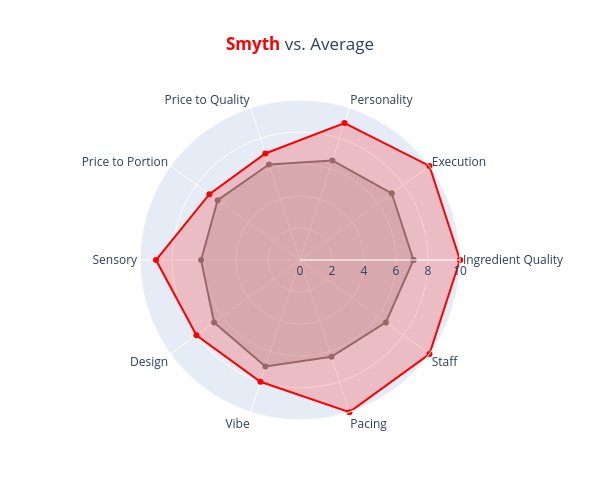

Notebook code cell kept with this figure:
### Markdown cell above
## Review vs City Avg Spider

### Code cell
# calculate the overall average scores across all restaurants
overall_avg = score_df[cat_score_cols].mean()

# setup variables to close the polygons
categories = overall_avg.index.tolist()
categories.append(categories[0])
overall_avg_vals = overall_avg.values.tolist()
overall_avg_vals.append(overall_avg_vals[0])

# using the same review score values mapped from earlier
review_vals = curr_review_scores.values.tolist()
review_vals.append(review_vals[0])

# build the chart
fig = go.Figure()

fig.add_trace(go.Scatterpolar(
    r=overall_avg_vals,
    theta=categories,
    fill='toself',
    name=f'Average',
    fillcolor='rgba(150, 150, 150, 0.3)',
    line=dict(color='gray')
))

fig.add_trace(go.Scatterpolar(
    r=review_vals,
    theta=categories,
    fill='toself',
    name=curr_review,
    fillcolor='rgba(255, 0, 0, 0.2)',
    line=dict(color='red', width=2) 
))

styled_title = f"<span style='color: red; font-weight: bold;'>{curr_review}</span> vs. Average"

fig.update_layout(
    title=styled_title,
    title_x=0.5,
    width=600,
    height=500,
    polar=dict(
        radialaxis=dict(
            visible=True,
            range=[0, 10]
        )
    ),
    showlegend=False
)

fig.show()

### Figure 1 — Plotly figure (JSON) as saved in the notebook; plotly's stock layout.template omitted (floating-point values rounded to 4 significant figures)
{"data": [{"fill": "toself", "fillcolor": "rgba(150, 150, 150, 0.3)", "line": {"color": "gray"}, "name": "Average", "r": [7.091, 7.091, 6.545, 6.273, 6.364, 6.182, 6.636, 7, 6.364, 6.636, 7.091], "theta": ["Ingredient Quality", "Execution", "Personality", "Price to Quality", "Price to Portion", "Sensory", "Design", "Vibe", "Pacing", "Staff", "Ingredient Quality"], "type": "scatterpolar"}, {"fill": "toself", "fillcolor": "rgba(255, 0, 0, 0.2)", "line": {"color": "red", "width": 2}, "name": "Smyth", "r": [10, 10, 9, 7, 7, 9, 8, 8, 10, 10, 10], "theta": ["Ingredient Quality", "Execution", "Personality", "Price to Quality", "Price to Portion", "Sensory", "Design", "Vibe", "Pacing", "Staff", "Ingredient Quality"], "type": "scatterpolar"}], "layout": {"height": 500, "polar": {"radialaxis": {"range": [0, 10], "visible": true}}, "showlegend": false, "title": {"text": "<span style='color: red; font-weight: bold;'>Smyth</span> vs. Average", "x": 0.5}, "width": 600}}
